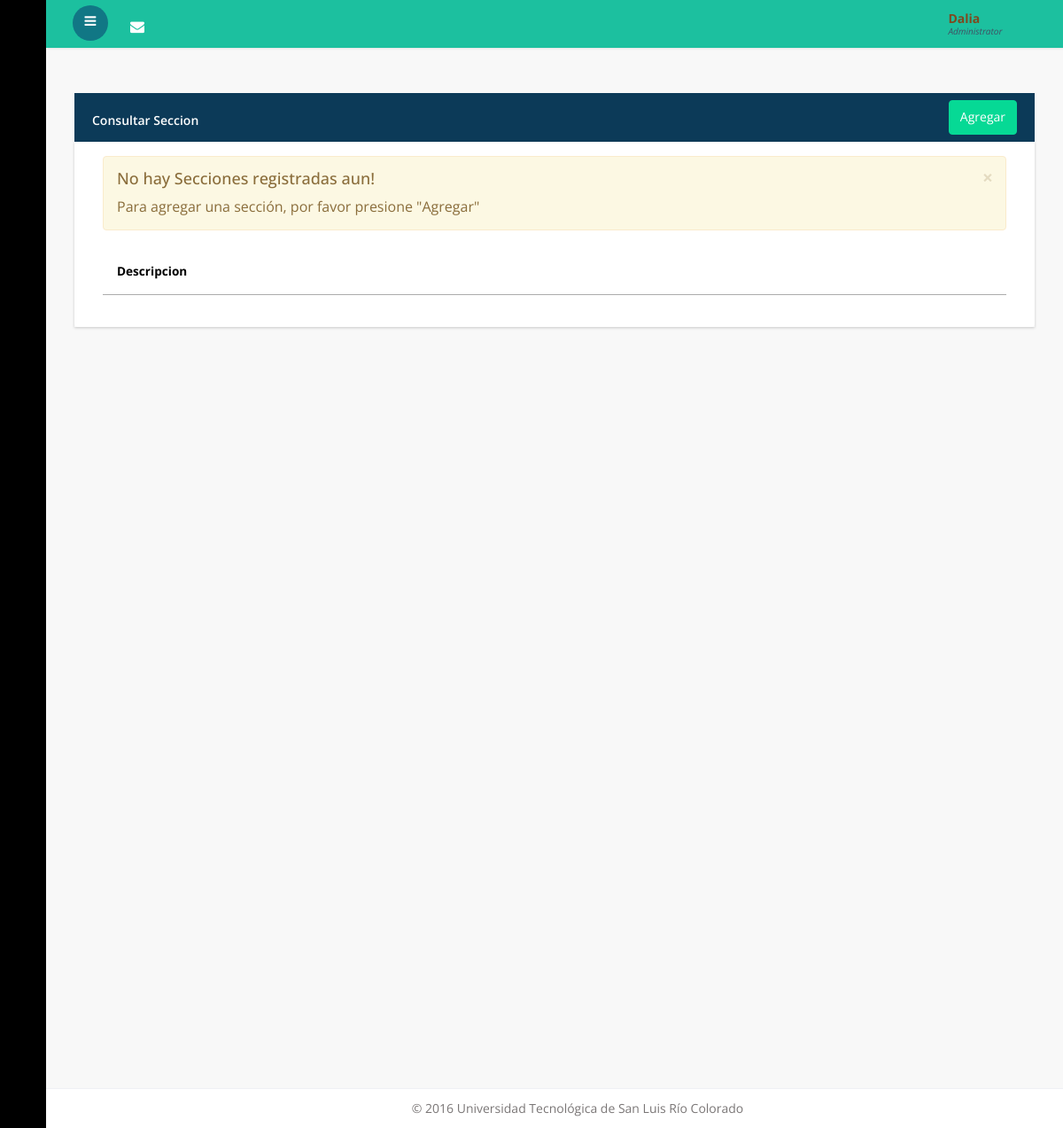
The app's page /Seccion/consultar, older data.
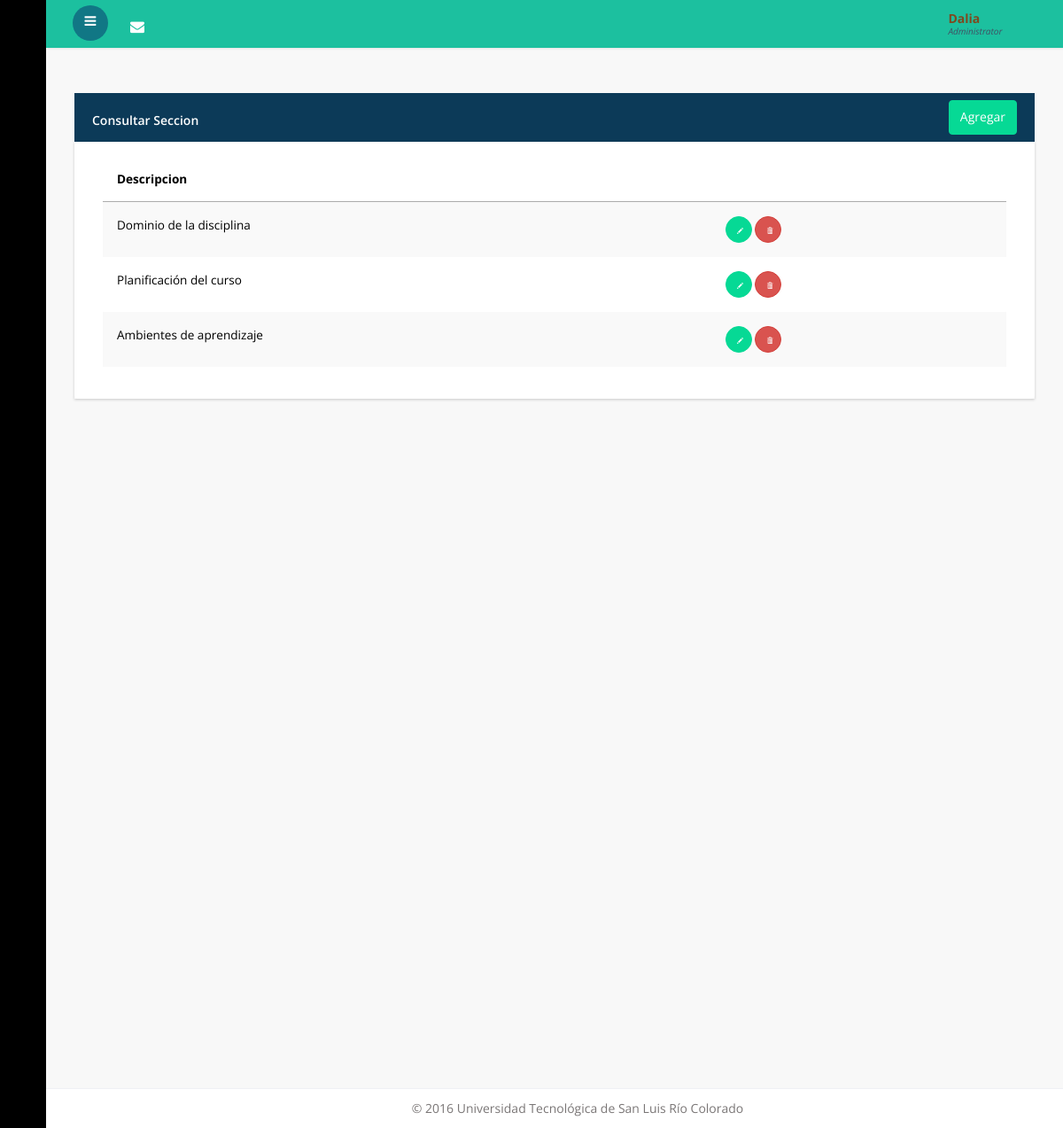
The same page, newer data.
### main/models.py (models this page shows, shortened)
class Seccion(models.Model):
	Descripcion = models.CharField(null=False,max_length=100)
	Preguntas = models.ManyToManyField(Pregunta)
	fecha_creacion = models.DateTimeField(auto_now_add=True, null = True, blank=True)

### main/views.py (the view)
# urls.py: url(r'^Seccion/consultar$', views.SeccionConsultar, name='seccion_consultar'),
def SeccionConsultar(request):
    seccion = models.Seccion.objects.all()
    return render(request, 'Administrativo/Seccion/consultar.html', {'seccion' : seccion})

### templates/administrativo/Seccion/consultar.html (shortened to what this page needs)
{% extends 'base_admin.html' %}
{% load bootstrap3 %}
{% block body %}
<div class="panel panel-ut" data-widget="{&quot;draggable&quot;: &quot;false&quot;}" data-widget-static="">
    <div class="panel-heading">
        Consultar Seccion
    <a href="{% url 'main:seccion_alta' %}" style="margin-top: -13px" class="btn btn-warning warning_22 pull-right">Agregar</a>
    </div>
    <div class="panel-body no-padding" style="display: block;">
        <table class="table table-striped">
            <thead>
            <tr>
                <th>Descripcion</th>
                <th></th>
            </tr>
            </thead>
            <tbody>
                {% for sec in seccion %}
                    <tr>
                        <td>{{ sec.Descripcion }} </td>
                        <td>
                            <button type="button" class="btn btn-warning btn-circle" onclick="window.location='{% url 'main:seccion_editar' id=sec.id %}'"><i class="glyphicon glyphicon-pencil"></i>
                            </button>
                            <button type="button"  class="btn btn-danger btn-circle" class="alert btn btn-danger btn-circle" data-toggle="confirm" data-title="Desea eliminar sección?" onclick="{% url 'main:seccion_eliminar' id=sec.id %}"><i class="glyphicon glyphicon-trash"></i></button>
                        </td>
                    </tr>
                      {% empty %}
                            <div class="alert alert-dismissible alert-warning">
                            <button type="button" class="close" data-dismiss="alert">×</button>
                            <h4>No hay Secciones registradas aun!</h4>
                            <p>Para agregar una sección, por favor presione "Agregar"</p>
                            </div>
                {% endfor %}
            </tbody>
        </table>
    </div>
</div>
{% endblock %}

Row changes from the older to the newer data that the page shows:
added Seccion: Descripcion "Dominio de la disciplina"
added Seccion: Descripcion "Planificación del curso"
added Seccion: Descripcion "Ambientes de aprendizaje"
Text that changed along with them:
text no longer shown: "× No hay Secciones registradas aun! Para agregar una sección, por favor presione \"Agregar\""
